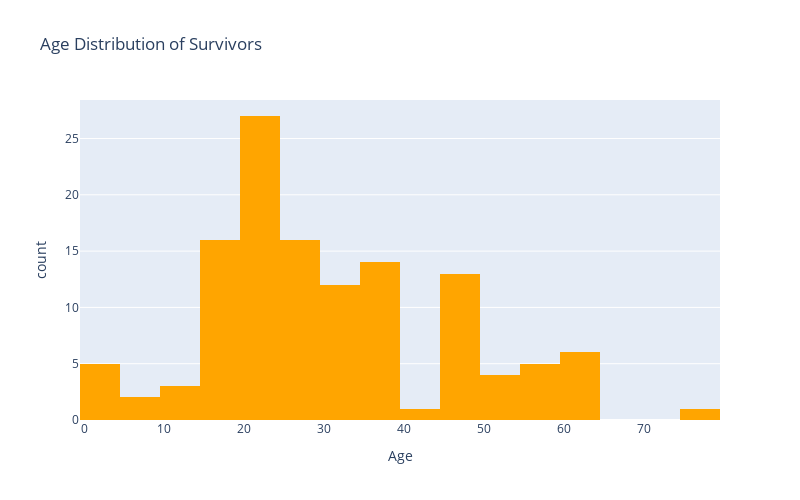

Notebook cell for this chart:
### Code cell
fig = px.histogram(data[data['Survived'] == 1], x='Age', nbins=20, color_discrete_sequence=['Orange'], title='Age Distribution of Survivors', labels={'Age': 'Age', 'count': 'Survivors'})
fig.update_layout(width=800, height=500)

### Figure 1 — Plotly figure (JSON) as saved in the notebook; plotly's stock layout.template omitted (floating-point values rounded to 4 significant figures)
{"data": [{"alignmentgroup": "True", "bingroup": "x", "hovertemplate": "Age=%{x}<br>count=%{y}<extra></extra>", "legendgroup": "", "marker": {"color": "Orange", "pattern": {"shape": ""}}, "name": "", "nbinsx": 20, "offsetgroup": "", "orientation": "v", "showlegend": false, "type": "histogram", "x": [47, 22, 30, 18, 23, 47, 24, 27, 45, 48, 22, 33, 21, 30, 45, 60, 36, 20, 28, 36, 22, 18, 60, 24, 29, 35, 55, 24, 27, 18, 22, 27, 76, 20, 43, 16, 36, 18, 63, 1, 29, 12, 35, 17, 23, 10, 33, 23, 36, 29, 23, 26, 26, 26, 22, 15, 20, 36, 64, 18, 27, 21, 18, 8, 35, 33, 60, 38, 50, 30, 22, 53, 21, 18, 48, 55, 45, 22, 29, 19, 29, 1, 26, 20, 23, 9, 2, 30, 1, 64, 45, 37, 55, 17, 39, 12, 48, 19, 58, 16, 38, 31, 45, 59, 30, 24, 31, 25, 22, 45, 31, 54, 45, 22, 19, 24, 51, 18, 48, 30, 22, 3, 37, 28, 39], "xaxis": "x", "yaxis": "y"}], "layout": {"barmode": "relative", "height": 500, "legend": {"tracegroupgap": 0}, "title": {"text": "Age Distribution of Survivors"}, "width": 800, "xaxis": {"anchor": "y", "autorange": true, "domain": [0, 1], "range": [-0.5, 79.5], "title": {"text": "Age"}, "type": "linear"}, "yaxis": {"anchor": "x", "autorange": true, "domain": [0, 1], "range": [0, 28.42], "title": {"text": "count"}}}}
